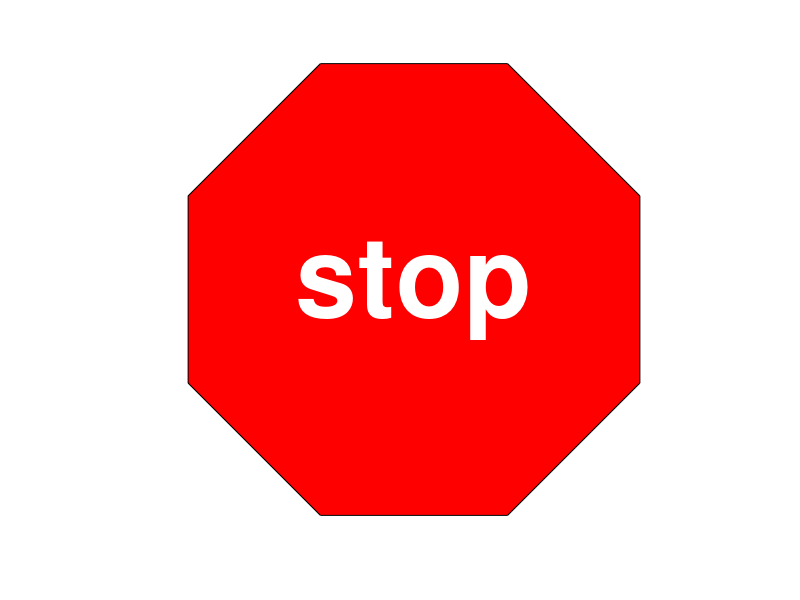

This chart was generated by the following MATLAB code:
t=[1:2:15]'*pi/8;
x=sin(t);
y=cos(t);
fill(x,y,'r');
axis square off;
text(0,0,'stop','Color','w','FontSize',80','FontWeight','bold','HorizontalAlignment','center');